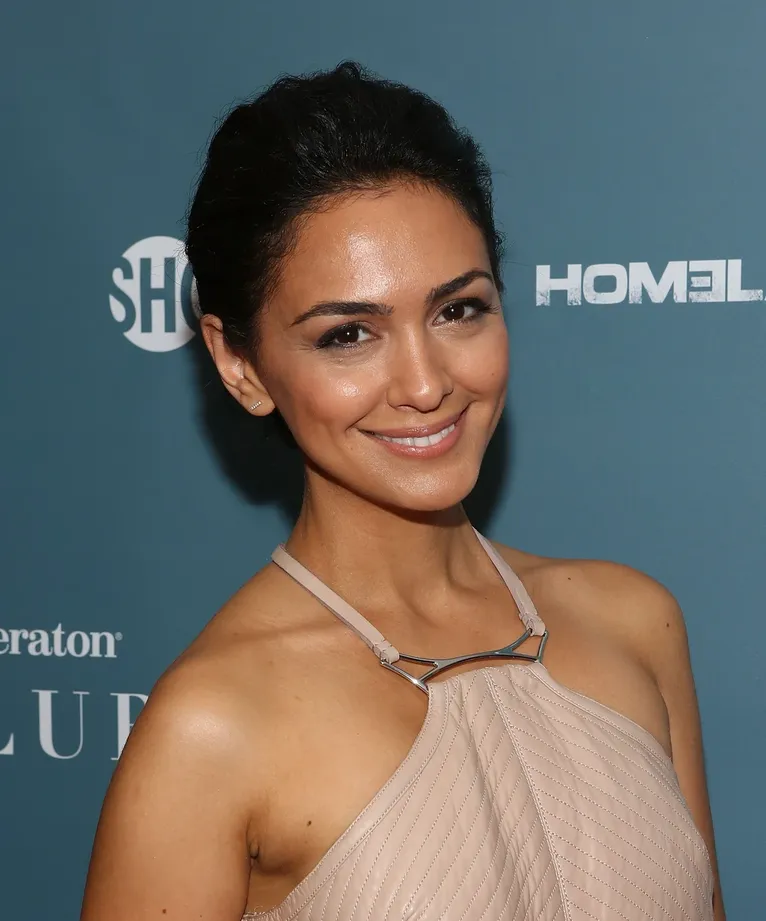
#> input picture images/Iranian_model.webp, 766 x 921 px, shrunk from 1000 x 1201 before the run
$ jupyter execute example10.ipynb
#> lines starting #> are read from the running program, lines starting #| are printed output that depends on the picture
[cell 1]
"""
A convolution kernel is a small matrix used in image processing to apply various effects like blurring, sharpening, edge detection, and more.
It works by sliding over an image and performing mathematical operations between the kernel values and the corresponding pixel values of the image.
This is how a convolution kernel works:

1- The kernel is centered over each pixel in the image.
2- Each element of the kernel is multiplied by the corresponding pixel value.
3- The results are summed up to produce a new value for the center pixel.
4- This process repeats for every pixel in the image.

"""

# The sharpening kernel. This kernel emphasizes differences between a pixel and its neighbors, making edges appear sharper.
sharpening_kernel = [-1, -1, -1,
                     -1, 9, -1,
                     -1, -1, -1]

[cell 2]
# The blurring kernel. This kernel averages each pixel with its neighbors, creating a smoothing effect.
blurring_kernel = [1 / 9, 1 / 9, 1 / 9,
                   1 / 9, 1 / 9, 1 / 9,
                   1 / 9, 1 / 9, 1 / 9]

[cell 3]
# Edge detection kernel . Sobel edge detection kernel (for horizontal edges).
# This kernel highlights areas where pixel values change rapidly, revealing edges.
edge_detection_kernel = [-1, 0, 1,
                         -2, 0, 2,
                         -1, 0, 1]

[cell 4]
# imports
import PIL.Image
import PIL.ImageFilter

[cell 5]
# load original image:
model_image = PIL.Image.open('../../images/Iranian_model.webp')
#> model_image is the input picture: PIL image 766x921 RGB; mean R, G, B 108.4, 106.6, 101.7
model_image.show()

[cell 6]
# Sharpening with a convolution kernel

sharpening_convolution_kernel = PIL.ImageFilter.Kernel((3, 3), sharpening_kernel, )
sharpened_image = model_image.filter(sharpening_convolution_kernel)
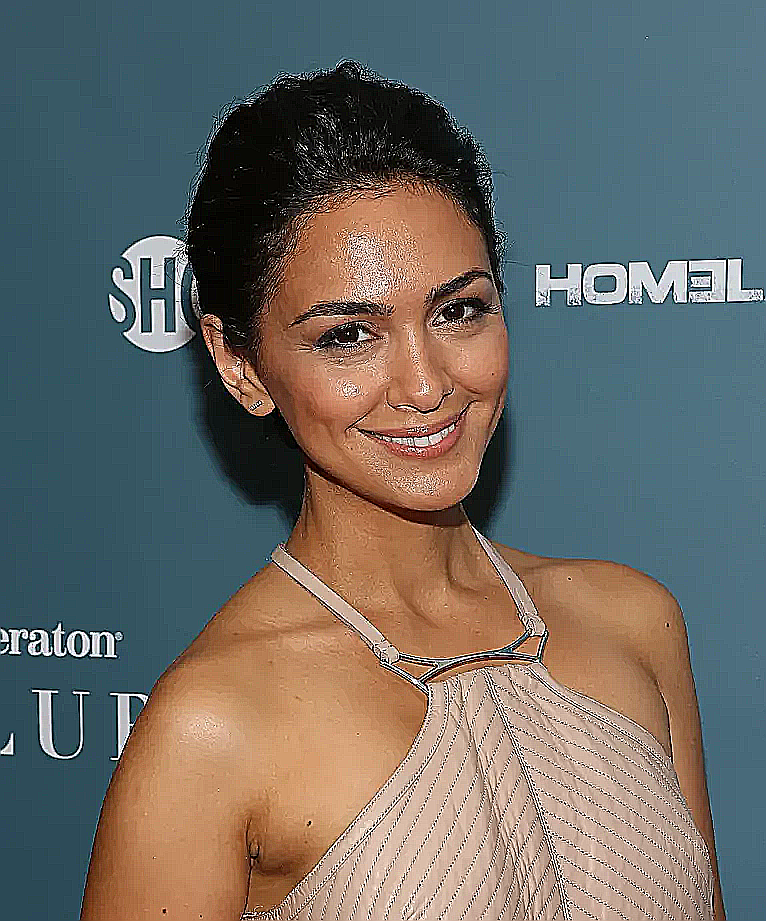
#> sharpened_image: PIL image 766x921 RGB; mean R, G, B 108, 106.8, 102.4

sharpened_image.show()

[cell 7]
# Blurring with a convolution kernel

blurring_convolution_kernel = PIL.ImageFilter.Kernel((3, 3), blurring_kernel, )
blurred_image = model_image.filter(blurring_convolution_kernel)

blurred_image.show()

[cell 8]
# Edge detecting with a convolution kernel

edge_detecting_convolution_kernel = PIL.ImageFilter.Kernel((3, 3),  edge_detection_kernel, 1, 0)
edge_detected_image = model_image.filter(edge_detecting_convolution_kernel)
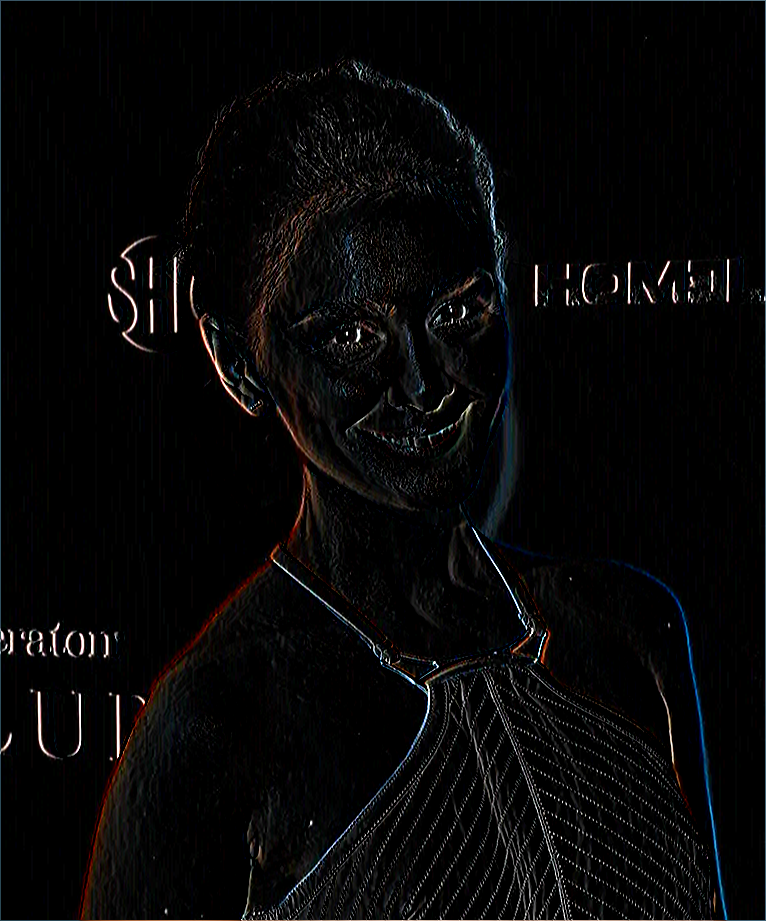
#> edge_detected_image: PIL image 766x921 RGB; mean R, G, B 7.5, 7.1, 7.4

edge_detected_image.show()
